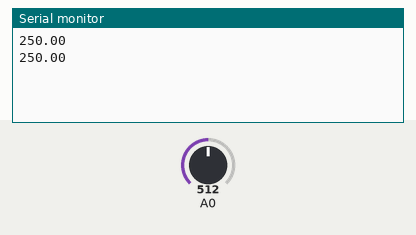
Bench run of a sketch on a simulated Arduino Mega 2560, built with avr-gcc and run on an emulated ATmega2560. Shown: the last lines printed to the serial monitor. Inputs (shaded band) come from the test bench; at power-on: A0 = 512.

Above: at 1.8 s.
1.9 s: A0 set to 716
At 2.8 s:
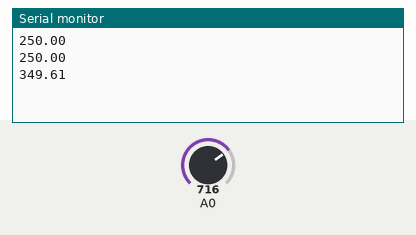
3.4 s: A0 set to 900
At 4.8 s:
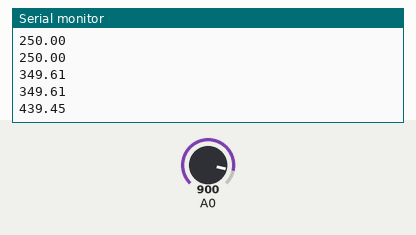
Timing chart, 0 to 6.4 s (numbered marks = the images above; inputs shaded):
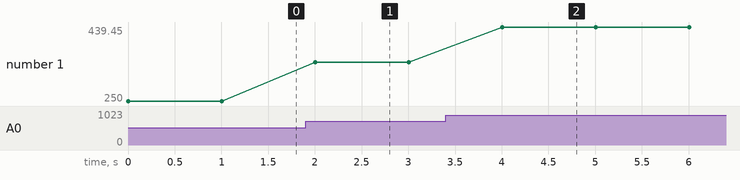

Measured:
- after the input at 1.9 s, the serial monitor: prints a new line after 0.10 s (image 1)
- after the input at 3.4 s, the serial monitor: prints a new line after 0.60 s (image 2)
- plotted number 1: 250 → 349.61 after the input at 1.9 s, 349.61 → 439.45 after the input at 3.4 s

The sketch:

child_sensor.ino
```cpp
#include <SoftwareSerial.h>

void setup()
{
    Serial.begin(9600); // monitor
    Serial1.begin(9600); // rx tx
}
 void loop()
{
    float voltage;
    float temp;
    voltage = analogRead(0); // A0
    temp = (500 * voltage) / 1024;
    Serial.println(temp);
    Serial1.println(temp);
    delay(1000);
}
```
